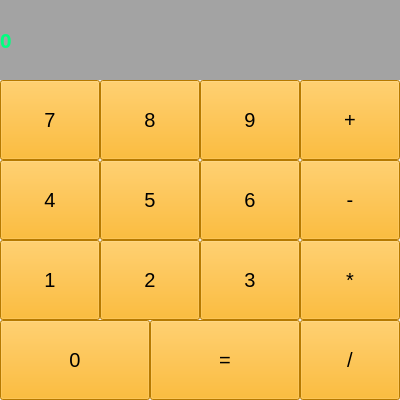
<?xml version="1.0" encoding="UTF-8"?>
<ui version="4.0">
 <class>MainWindow</class>
 <widget class="QMainWindow" name="MainWindow">
  <property name="geometry">
   <rect>
    <x>0</x>
    <y>0</y>
    <width>400</width>
    <height>400</height>
   </rect>
  </property>
  <property name="windowTitle">
   <string>Calculator</string>
  </property>
  <widget class="QWidget" name="centralwidget">
   <widget class="QLabel" name="label_result">
    <property name="geometry">
     <rect>
      <x>0</x>
      <y>0</y>
      <width>400</width>
      <height>80</height>
     </rect>
    </property>
    <property name="font">
     <font>
      <family>Arial Black</family>
      <pointsize>15</pointsize>
      <weight>75</weight>
      <italic>false</italic>
      <bold>true</bold>
      <underline>false</underline>
      <strikeout>false</strikeout>
      <kerning>true</kerning>
     </font>
    </property>
    <property name="styleSheet">
     <string notr="true">background-color: rgb(163, 163, 163);
color: rgb(0, 255, 127);</string>
    </property>
    <property name="text">
     <string>0</string>
    </property>
    <property name="alignment">
     <set>Qt::AlignLeading|Qt::AlignLeft|Qt::AlignVCenter</set>
    </property>
    <property name="wordWrap">
     <bool>false</bool>
    </property>
    <property name="margin">
     <number>10</number>
    </property>
   </widget>
   <widget class="QPushButton" name="btn0">
    <property name="geometry">
     <rect>
      <x>0</x>
      <y>320</y>
      <width>150</width>
      <height>80</height>
     </rect>
    </property>
    <property name="font">
     <font>
      <pointsize>15</pointsize>
     </font>
    </property>
    <property name="styleSheet">
     <string notr="true">background-color: rgb(255, 170, 0);</string>
    </property>
    <property name="text">
     <string>0</string>
    </property>
   </widget>
   <widget class="QPushButton" name="btn_equal">
    <property name="geometry">
     <rect>
      <x>150</x>
      <y>320</y>
      <width>150</width>
      <height>80</height>
     </rect>
    </property>
    <property name="font">
     <font>
      <pointsize>15</pointsize>
     </font>
    </property>
    <property name="styleSheet">
     <string notr="true">background-color: rgb(255, 170, 0);</string>
    </property>
    <property name="text">
     <string>=</string>
    </property>
   </widget>
   <widget class="QPushButton" name="btn1">
    <property name="geometry">
     <rect>
      <x>0</x>
      <y>240</y>
      <width>100</width>
      <height>80</height>
     </rect>
    </property>
    <property name="font">
     <font>
      <pointsize>15</pointsize>
     </font>
    </property>
    <property name="styleSheet">
     <string notr="true">background-color: rgb(255, 170, 0);</string>
    </property>
    <property name="text">
     <string>1</string>
    </property>
   </widget>
   <widget class="QPushButton" name="btn2">
    <property name="geometry">
     <rect>
      <x>100</x>
      <y>240</y>
      <width>100</width>
      <height>80</height>
     </rect>
    </property>
    <property name="font">
     <font>
      <pointsize>15</pointsize>
     </font>
    </property>
    <property name="styleSheet">
     <string notr="true">background-color: rgb(255, 170, 0);</string>
    </property>
    <property name="text">
     <string>2</string>
    </property>
   </widget>
   <widget class="QPushButton" name="btn3">
    <property name="geometry">
     <rect>
      <x>200</x>
      <y>240</y>
      <width>100</width>
      <height>80</height>
     </rect>
    </property>
    <property name="font">
     <font>
      <pointsize>15</pointsize>
     </font>
    </property>
    <property name="styleSheet">
     <string notr="true">background-color: rgb(255, 170, 0);</string>
    </property>
    <property name="text">
     <string>3</string>
    </property>
   </widget>
   <widget class="QPushButton" name="btn4">
    <property name="geometry">
     <rect>
      <x>0</x>
      <y>160</y>
      <width>100</width>
      <height>80</height>
     </rect>
    </property>
    <property name="font">
     <font>
      <pointsize>15</pointsize>
     </font>
    </property>
    <property name="styleSheet">
     <string notr="true">background-color: rgb(255, 170, 0);</string>
    </property>
    <property name="text">
     <string>4</string>
    </property>
   </widget>
   <widget class="QPushButton" name="btn6">
    <property name="geometry">
     <rect>
      <x>200</x>
      <y>160</y>
      <width>100</width>
      <height>80</height>
     </rect>
    </property>
    <property name="font">
     <font>
      <pointsize>15</pointsize>
     </font>
    </property>
    <property name="styleSheet">
     <string notr="true">background-color: rgb(255, 170, 0);</string>
    </property>
    <property name="text">
     <string>6</string>
    </property>
   </widget>
   <widget class="QPushButton" name="btn5">
    <property name="geometry">
     <rect>
      <x>100</x>
      <y>160</y>
      <width>100</width>
      <height>80</height>
     </rect>
    </property>
    <property name="font">
     <font>
      <pointsize>15</pointsize>
     </font>
    </property>
    <property name="styleSheet">
     <string notr="true">background-color: rgb(255, 170, 0);</string>
    </property>
    <property name="text">
     <string>5</string>
    </property>
   </widget>
   <widget class="QPushButton" name="btn7">
    <property name="geometry">
     <rect>
      <x>0</x>
      <y>80</y>
      <width>100</width>
      <height>80</height>
     </rect>
    </property>
    <property name="font">
     <font>
      <pointsize>15</pointsize>
     </font>
    </property>
    <property name="styleSheet">
     <string notr="true">background-color: rgb(255, 170, 0);</string>
    </property>
    <property name="text">
     <string>7</string>
    </property>
   </widget>
   <widget class="QPushButton" name="btn8">
    <property name="geometry">
     <rect>
      <x>100</x>
      <y>80</y>
      <width>100</width>
      <height>80</height>
     </rect>
    </property>
    <property name="font">
     <font>
      <pointsize>15</pointsize>
     </font>
    </property>
    <property name="styleSheet">
     <string notr="true">background-color: rgb(255, 170, 0);</string>
    </property>
    <property name="text">
     <string>8</string>
    </property>
   </widget>
   <widget class="QPushButton" name="btn9">
    <property name="geometry">
     <rect>
      <x>200</x>
      <y>80</y>
      <width>100</width>
      <height>80</height>
     </rect>
    </property>
    <property name="font">
     <font>
      <pointsize>15</pointsize>
     </font>
    </property>
    <property name="styleSheet">
     <string notr="true">background-color: rgb(255, 170, 0);</string>
    </property>
    <property name="text">
     <string>9</string>
    </property>
   </widget>
   <widget class="QPushButton" name="btn_plus">
    <property name="geometry">
     <rect>
      <x>300</x>
      <y>80</y>
      <width>100</width>
      <height>80</height>
     </rect>
    </property>
    <property name="font">
     <font>
      <pointsize>15</pointsize>
     </font>
    </property>
    <property name="styleSheet">
     <string notr="true">background-color: rgb(255, 170, 0);</string>
    </property>
    <property name="text">
     <string>+</string>
    </property>
   </widget>
   <widget class="QPushButton" name="btn_minus">
    <property name="geometry">
     <rect>
      <x>300</x>
      <y>160</y>
      <width>100</width>
      <height>80</height>
     </rect>
    </property>
    <property name="font">
     <font>
      <pointsize>15</pointsize>
     </font>
    </property>
    <property name="styleSheet">
     <string notr="true">background-color: rgb(255, 170, 0);</string>
    </property>
    <property name="text">
     <string>-</string>
    </property>
   </widget>
   <widget class="QPushButton" name="btn_multiply">
    <property name="geometry">
     <rect>
      <x>300</x>
      <y>240</y>
      <width>100</width>
      <height>80</height>
     </rect>
    </property>
    <property name="font">
     <font>
      <pointsize>15</pointsize>
     </font>
    </property>
    <property name="styleSheet">
     <string notr="true">background-color: rgb(255, 170, 0);</string>
    </property>
    <property name="text">
     <string>*</string>
    </property>
   </widget>
   <widget class="QPushButton" name="btn_division">
    <property name="geometry">
     <rect>
      <x>300</x>
      <y>320</y>
      <width>100</width>
      <height>80</height>
     </rect>
    </property>
    <property name="font">
     <font>
      <pointsize>15</pointsize>
     </font>
    </property>
    <property name="styleSheet">
     <string notr="true">background-color: rgb(255, 170, 0);</string>
    </property>
    <property name="text">
     <string>/</string>
    </property>
   </widget>
  </widget>
 </widget>
 <resources/>
 <connections/>
</ui>
